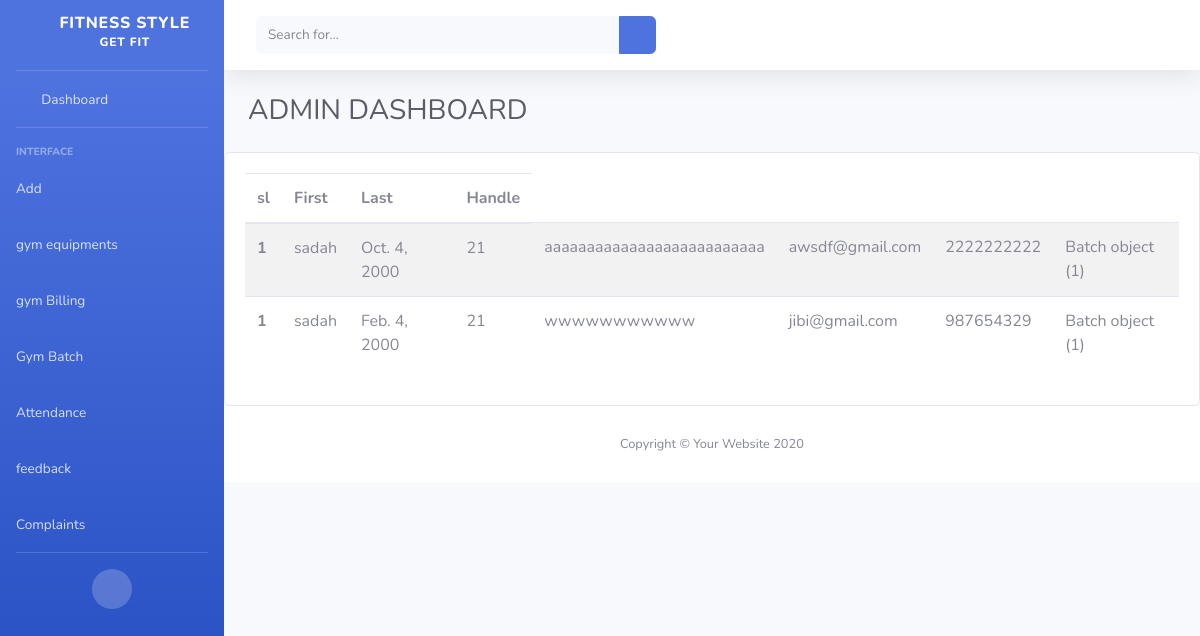
The app's page /view_staff/, older data.
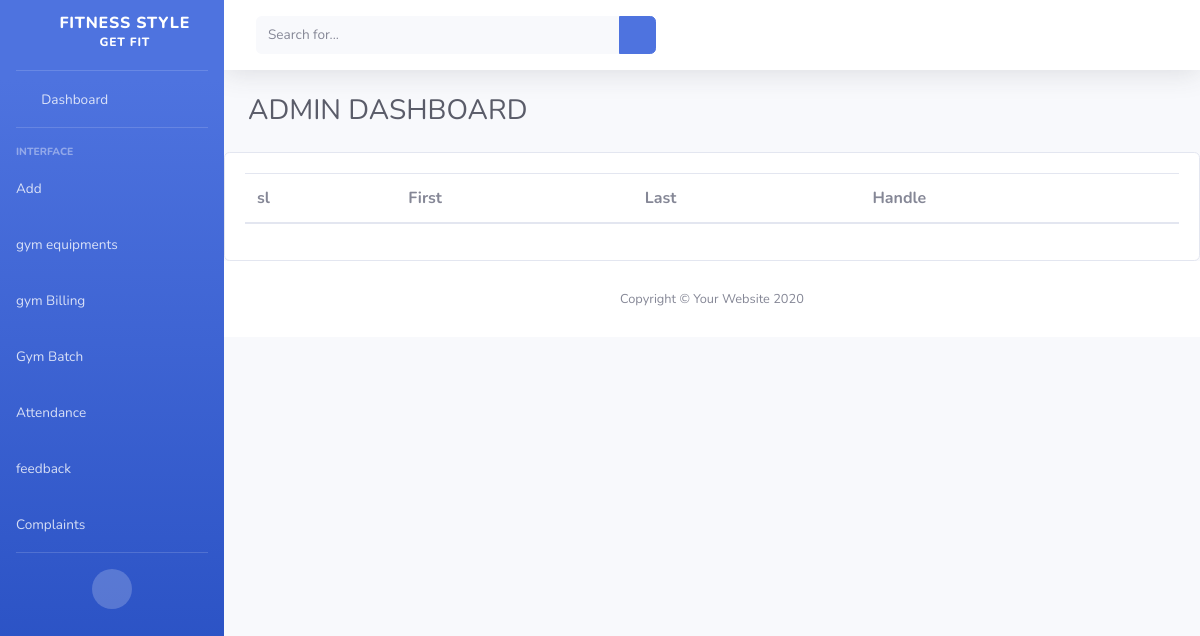
The same page, newer data.
### FSapp/models.py (models this page shows)
class Register_details(models.Model):
    name = models.CharField(max_length=20)
    DOB = models.DateField(default=0)
    age = models.IntegerField()
    gender = models.CharField(max_length=1)
    address = models.CharField(max_length=50)
    mail = models.EmailField()
    phone = models.CharField(max_length=10)
    qualification = models.CharField(max_length=50)
    photo = models.ImageField(upload_to='profile')
    occupation = models.CharField(max_length=10)
    consultation_time = models.TimeField(null=True, blank=True)
    required_batch_name = models.ForeignKey(Batch, on_delete=models.CASCADE, null=True, blank=True)
    required_batch_time = models.CharField(max_length=200, null=True, blank=True)
    status = models.IntegerField(default=0)
    def __str__(self):
        return self.name

class Batch(models.Model):
    batch_name = models.CharField(max_length=10)
    batch_time = models.TimeField(max_length=10)
    date = models.DateField()

### FSapp/views.py (the view)
# urls.py: path('view_staff/', views.view_staff, name='view_staff'),
def view_staff(request):
    data = Register_details.objects.all()
    print(data)
    return render(request, 'view_staff.html', {'data': data})

### templates/view_staff.html
{% extends 'admin_home.html' %}
  {% load crispy_forms_filters %}
{% block content %}
    <table class="table table-striped">
  <thead>
    <tr>
      <th scope="col">sl</th>
      <th scope="col">First</th>
      <th scope="col">Last</th>
      <th scope="col">Handle</th>
    </tr>
  </thead>
  <tbody>
  {% for i in data %}
    <tr>
      <th scope="row">1</th>
      <td>{{i.name}}</td>
      <td>{{i.DOB}}</td>
      <td>{{i.age}}</td>
        <td>{{i.address}}</td>
      <td>{{i.mail}}</td>
      <td>{{i.phone}}</td>
        <td>{{i.required_batch_name}}</td>
    </tr>
        {% endfor %}
  </tbody>
</table>
{% endblock %}

Row changes from the older to the newer data that the page shows:
removed Register_details: name "sadah", DOB "Oct. 4, 2000", age "21", address "aaaaaaaaaaaaaaaaaaaaaaaaaa", mail "awsdf@gmail.com", phone "2222222222", required_batch_name "Batch object (1)"
removed Register_details: name "sadah", DOB "Feb. 4, 2000", age "21", address "wwwwwwwwwww", mail "jibi@gmail.com", phone "987654329", required_batch_name "Batch object (1)"
